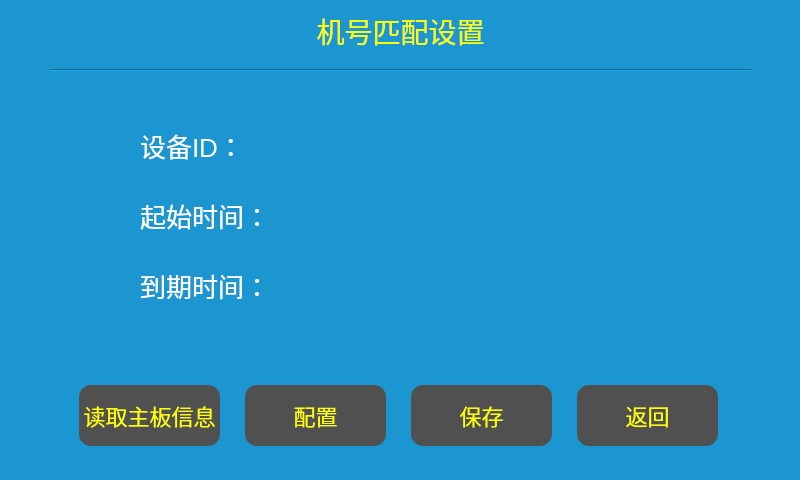
<?xml version="1.0" encoding="UTF-8"?>
<ui version="4.0">
 <class>MachineConfigure</class>
 <widget class="QDialog" name="MachineConfigure">
  <property name="geometry">
   <rect>
    <x>0</x>
    <y>0</y>
    <width>800</width>
    <height>480</height>
   </rect>
  </property>
  <property name="windowTitle">
   <string>Dialog</string>
  </property>
  <property name="styleSheet">
   <string notr="true">QWidget{
background-color: rgb(27, 150, 208);
}
QLabel
{
font-size:26px;
color: rgb(255, 255, 255);
}
QPushButton{
border-radius:12px;
background-color: rgb(80, 80, 80);
font-size:22px;
color:rgb(255, 255, 0);
}
QPushButton::checked{
color:red;
}
QPushButton::pressed{
background-color: rgb(120, 120, 120);
}

QToolButton{
font-size:26px;
font:bold;
color:blue;
background-color:transparent;
border:noborder;
}
QToolButton::checked{
color:red;
}</string>
  </property>
  <widget class="QLabel" name="label_title">
   <property name="geometry">
    <rect>
     <x>0</x>
     <y>0</y>
     <width>801</width>
     <height>61</height>
    </rect>
   </property>
   <property name="styleSheet">
    <string notr="true">color:yellow;
font-size:28px;</string>
   </property>
   <property name="text">
    <string>机号匹配设置</string>
   </property>
   <property name="alignment">
    <set>Qt::AlignCenter</set>
   </property>
  </widget>
  <widget class="Line" name="line_2">
   <property name="geometry">
    <rect>
     <x>50</x>
     <y>60</y>
     <width>701</width>
     <height>20</height>
    </rect>
   </property>
   <property name="styleSheet">
    <string notr="true">
color: rgb(255, 255, 0);</string>
   </property>
   <property name="orientation">
    <enum>Qt::Horizontal</enum>
   </property>
  </widget>
  <widget class="QLabel" name="label">
   <property name="geometry">
    <rect>
     <x>140</x>
     <y>120</y>
     <width>131</width>
     <height>51</height>
    </rect>
   </property>
   <property name="text">
    <string>设备ID：</string>
   </property>
  </widget>
  <widget class="QLabel" name="label_2">
   <property name="geometry">
    <rect>
     <x>140</x>
     <y>190</y>
     <width>131</width>
     <height>51</height>
    </rect>
   </property>
   <property name="text">
    <string>起始时间：</string>
   </property>
  </widget>
  <widget class="QLabel" name="label_3">
   <property name="geometry">
    <rect>
     <x>140</x>
     <y>260</y>
     <width>131</width>
     <height>51</height>
    </rect>
   </property>
   <property name="text">
    <string>到期时间：</string>
   </property>
  </widget>
  <widget class="QLabel" name="label_machineid">
   <property name="geometry">
    <rect>
     <x>290</x>
     <y>120</y>
     <width>371</width>
     <height>41</height>
    </rect>
   </property>
   <property name="text">
    <string/>
   </property>
  </widget>
  <widget class="QLabel" name="label_starttime">
   <property name="geometry">
    <rect>
     <x>290</x>
     <y>190</y>
     <width>371</width>
     <height>41</height>
    </rect>
   </property>
   <property name="text">
    <string/>
   </property>
  </widget>
  <widget class="QLabel" name="label_endtime">
   <property name="geometry">
    <rect>
     <x>290</x>
     <y>260</y>
     <width>371</width>
     <height>41</height>
    </rect>
   </property>
   <property name="text">
    <string/>
   </property>
  </widget>
  <widget class="QLabel" name="label_tips">
   <property name="geometry">
    <rect>
     <x>230</x>
     <y>330</y>
     <width>321</width>
     <height>31</height>
    </rect>
   </property>
   <property name="styleSheet">
    <string notr="true">color:red;</string>
   </property>
   <property name="text">
    <string/>
   </property>
   <property name="alignment">
    <set>Qt::AlignCenter</set>
   </property>
  </widget>
  <widget class="QWidget" name="layoutWidget">
   <property name="geometry">
    <rect>
     <x>60</x>
     <y>380</y>
     <width>681</width>
     <height>71</height>
    </rect>
   </property>
   <layout class="QHBoxLayout" name="horizontalLayout">
    <item>
     <widget class="QPushButton" name="pushButton_read">
      <property name="maximumSize">
       <size>
        <width>141</width>
        <height>61</height>
       </size>
      </property>
      <property name="text">
       <string>读取主板信息</string>
      </property>
     </widget>
    </item>
    <item>
     <widget class="QPushButton" name="pushButton_configure">
      <property name="maximumSize">
       <size>
        <width>141</width>
        <height>61</height>
       </size>
      </property>
      <property name="text">
       <string>配置</string>
      </property>
     </widget>
    </item>
    <item>
     <widget class="QPushButton" name="pushButton_save">
      <property name="maximumSize">
       <size>
        <width>141</width>
        <height>61</height>
       </size>
      </property>
      <property name="text">
       <string>保存</string>
      </property>
     </widget>
    </item>
    <item>
     <widget class="QPushButton" name="pushButton_back">
      <property name="maximumSize">
       <size>
        <width>141</width>
        <height>61</height>
       </size>
      </property>
      <property name="text">
       <string>返回</string>
      </property>
     </widget>
    </item>
   </layout>
  </widget>
 </widget>
 <resources/>
 <connections/>
</ui>
